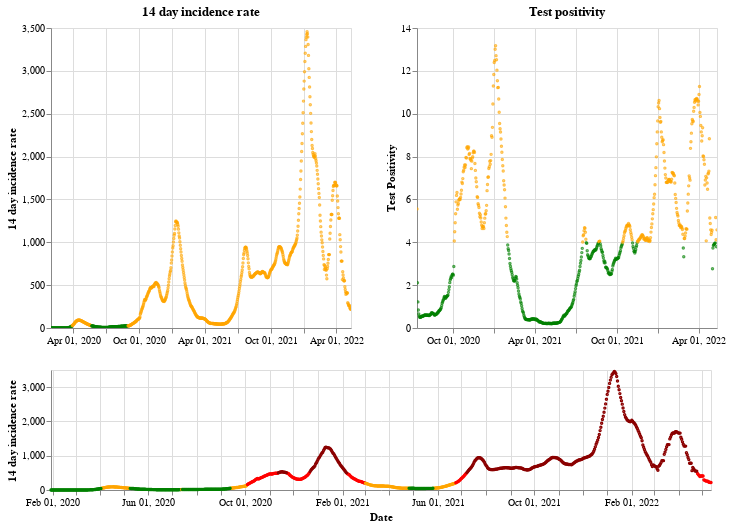

The notebook cell this image was saved under:
### Markdown cell above
## England

### Code cell
plot_traffic_light('England')

### Figure 1 — Vega-Lite specification as saved in the notebook (floating-point values rounded to 4 significant figures; data arrays with more than 128 entries replaced by an {"elided": "..."} marker saying what was removed)
{"config": {"view": {"continuousWidth": 400, "continuousHeight": 300}}, "vconcat": [{"hconcat": [{"mark": {"type": "point", "size": 2}, "encoding": {"color": {"condition": {"value": "green", "test": "(datum.twoWeeklyCasesRate <= 25)"}, "value": "orange"}, "tooltip": [{"type": "nominal", "field": "areaName"}, {"type": "temporal", "field": "date"}, {"type": "quantitative", "field": "twoWeeklyCasesRate"}, {"type": "quantitative", "field": "testPositivity"}], "x": {"type": "temporal", "axis": {"title": ""}, "field": "date", "scale": {"domain": {"selection": "DateBrush"}}, "timeUnit": "yearmonthdate"}, "y": {"type": "quantitative", "axis": {"title": "14 day incidence rate"}, "field": "twoWeeklyCasesRate"}}, "title": "14 day incidence rate", "width": 300}, {"mark": {"type": "point", "size": 2}, "encoding": {"color": {"condition": {"value": "green", "test": "(datum.testPositivity <= 4)"}, "value": "orange"}, "tooltip": [{"type": "nominal", "field": "areaName"}, {"type": "temporal", "field": "date"}, {"type": "quantitative", "field": "twoWeeklyCasesRate"}, {"type": "quantitative", "field": "testPositivity"}], "x": {"type": "temporal", "axis": {"title": ""}, "field": "date", "scale": {"domain": {"selection": "DateBrush"}}, "timeUnit": "yearmonthdate"}, "y": {"type": "quantitative", "axis": {"title": "Test Positivity"}, "field": "testPositivity"}}, "title": "Test positivity", "width": 300}]}, {"layer": [{"mark": {"type": "point", "size": 2}, "encoding": {"color": {"condition": {"value": "orange", "test": "(((datum.testPositivity < 4) && (datum.twoWeeklyCasesRate >= 50)) && (datum.twoWeeklyCasesRate < 200))"}, "value": "red"}, "opacity": {"condition": {"value": 1, "test": "((datum.twoWeeklyCasesRate >= 50) && (datum.twoWeeklyCasesRate < 500))"}, "value": 0}, "tooltip": [{"type": "nominal", "field": "areaName"}, {"type": "temporal", "field": "date"}, {"type": "quantitative", "field": "twoWeeklyCasesRate"}, {"type": "quantitative", "field": "testPositivity"}], "x": {"type": "temporal", "axis": {"title": "Date"}, "field": "date", "timeUnit": "yearmonthdate"}, "y": {"type": "quantitative", "axis": {"title": "14 day incidence rate"}, "field": "twoWeeklyCasesRate"}}, "selection": {"DateBrush": {"type": "interval", "encodings": ["x"], "fields": ["Time"]}}}, {"mark": {"type": "point", "size": 2}, "encoding": {"color": {"value": "darkred"}, "opacity": {"condition": {"value": 1, "test": "(datum.twoWeeklyCasesRate >= 500)"}, "value": 0}, "tooltip": [{"type": "nominal", "field": "areaName"}, {"type": "temporal", "field": "date"}, {"type": "quantitative", "field": "twoWeeklyCasesRate"}, {"type": "quantitative", "field": "testPositivity"}], "x": {"type": "temporal", "axis": {"title": "Date"}, "field": "date", "timeUnit": "yearmonthdate"}, "y": {"type": "quantitative", "axis": {"title": "14 day incidence rate"}, "field": "twoWeeklyCasesRate"}}}, {"mark": {"type": "point", "size": 2}, "encoding": {"color": {"condition": {"value": "green", "test": "((datum.testPositivity < 4) && (datum.twoWeeklyCasesRate < 50))"}, "value": "orange"}, "opacity": {"condition": {"value": 1, "test": "(datum.twoWeeklyCasesRate < 50)"}, "value": 0}, "tooltip": [{"type": "nominal", "field": "areaName"}, {"type": "temporal", "field": "date"}, {"type": "quantitative", "field": "twoWeeklyCasesRate"}, {"type": "quantitative", "field": "testPositivity"}], "x": {"type": "temporal", "axis": {"title": "Date"}, "field": "date", "timeUnit": "yearmonthdate"}, "y": {"type": "quantitative", "axis": {"title": "14 day incidence rate"}, "field": "twoWeeklyCasesRate"}}}], "height": 120, "width": 660}], "data": {"name": "data-f9ae26f8ba7103a971425284ccf7bca8"}, "$schema": "https://vega.github.io/schema/vega-lite/v4.8.1.json", "datasets": {"data-f9ae26f8ba7103a971425284ccf7bca8": {"elided": "834 records"}}}
